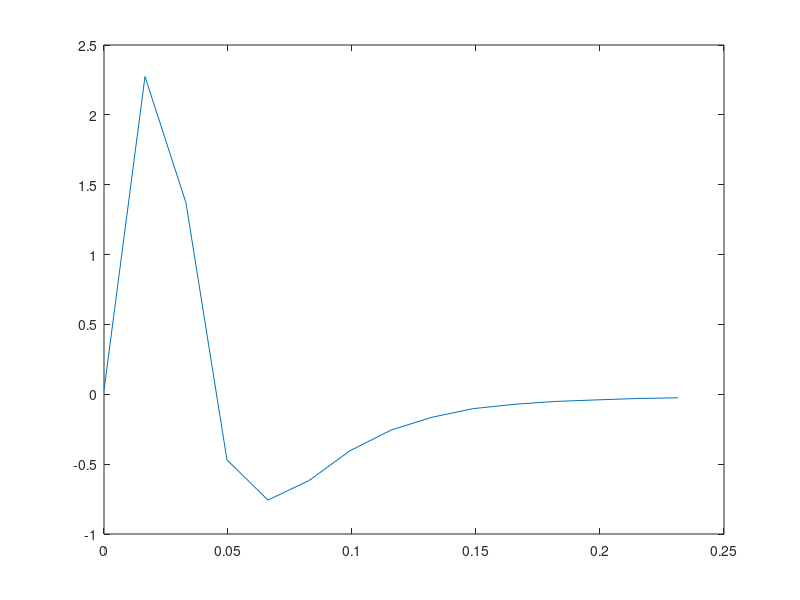

Here is the MATLAB script that generated this plot: (Note: this script raises an error after producing the figure.)
% t_viveOptimal
% 
% Build the optimal RGC stimulus for one eye of the HTC Vive

% Vive specs:
% 1080x1200 per eye, 2160x1200 total
% 2160 pixels = 110 degrees
% 19.6364 pixels per degree
% 0.0509 degrees per pixel

% For midgets, 1 pixel per degree under 10 degrees ecc


%%%%%%%%%% TO DO
% This is dendritic field - add factor for RF?
% Check that this is ON midget type spacing

% Typically we are concerned with the spacing within one class, in which
% case density is halved and the spacings should be multiplied by sqrt2.

% scale factor = ['on parasol', 'off parasol', 'on midget', 'off midget', 'sbc]
% scale factor = [18.92 0.85*18.9211 10.76 0.85*10.7629 20]
% scale midget = mean([10.76 0.85*10.7629]) = 9.95
% scaleFactor = [18.92 0.85*18.9211 10.76 0.85*10.7629 20]./9.95
%% Choose cell type
% This sets the size of the STAs for individual cells

% cellType = 'on parasol';
cellType = 'off parasol';
% cellType = 'on midget';
% cellType = 'off midget';
% cellType = 'on sbc';

% Spatial scale factor by type
% scaleFactorArr = ['on parasol', 'off parasol', 'on midget', 'off midget', 'sbc]
scaleFactorArr = [18.92 0.85*18.9211 10.76 0.85*10.7629 20]./9.95;

%% Add paths - isetbio, HLMaxFiring, RemoteDataToolbox
% addpath(genpath(isetbioRootPath))

%% Initialize movie

% Set size of movie, based on Vive specs:
% 1080x1200 per eye, 2160x1200 total

eyeLateral = 'left';
% eyeLateral = 'right';

zeroPad = 0;
szCols = 1080+zeroPad; szRows = 1080+zeroPad;
disp(['szCols:' num2str(round(szCols))]);
disp(['szRows:' num2str(round(szRows))]);

frames = 270;

fps = 90; % frames per second

% Binocular field of view (FOV)
fovCols = 110; % horizontal fov in degrees for vive: http://doc-ok.org/?p=1414
fovRows = 110;%122;

% % movieBig = 128*uint8(ones(szRows,szCols,frames));
% movieBig = single(zeros(szRows,szCols,frames));

% 2160/2 pixels = 110 degrees
% 9.82 pixels per degree
pixelsPerDegree = szCols/fovCols;
% 0.1019 degrees per pixel
degreesPerPixel = fovCols/szCols;

%% Get temporal response from physiology data

% Use the RemoteDataToolbox
% rdt = RdtClient('isetbio');

% Get data for chosen cell type
switch (cellType)
    case{'on parasol'}
%         rdt.crp('resources/data/rgc/apricot');
%         data = rdt.readArtifact('mosaicGLM_apricot_ONParasol', 'type', 'mat');
%         mosaicGLM = data.mosaicGLM;
        load('dat/mosaicGLM_apricot_ONParasol.mat');
        scaleFactor = scaleFactorArr(1);
    case{'off parasol'}
%         rdt.crp('resources/data/rgc/apricot');
%         data = rdt.readArtifact('mosaicGLM_apricot_OFFParasol', 'type', 'mat');
%         mosaicGLM = data.mosaicGLM;
        load('dat/mosaicGLM_apricot_OFFParasol.mat');
        scaleFactor = scaleFactorArr(2);
    case{'on midget'}
%         rdt.crp('resources/data/rgc/apricot');
%         data = rdt.readArtifact('mosaicGLM_apricot_ONMidget', 'type', 'mat');
%         mosaicGLM = data.mosaicGLM;
        load('dat/mosaicGLM_apricot_ONMidget.mat');
        scaleFactor = scaleFactorArr(3);
    case{'off midget'}
%         rdt.crp('resources/data/rgc/apricot');      
%         data = rdt.readArtifact('mosaicGLM_apricot_OFFMidget', 'type', 'mat');
%         mosaicGLM = data.mosaicGLM;
        load('dat/mosaicGLM_apricot_OFFMidget.mat');
        scaleFactor = scaleFactorArr(4);
    case{'on sbc','sbc'}
%         rdt.crp('resources/data/rgc/apricot');
%         data = rdt.readArtifact('mosaicGLM_apricot_sbc', 'type', 'mat');
%         mosaicGLM = data.mosaicGLM;
        load('dat/mosaicGLM_apricot_sbc.mat');
        scaleFactor = scaleFactorArr(5);
end

% Take mean impulse response function (IRF) over all the cells in the mosaic
for i = 1:length(mosaicGLM)
    irfTemp = mosaicGLM{i}.linearfilters.Stimulus.time_rk1;
    [mv,mi] = max(abs(irfTemp)); irfSign(i) = sign(irfTemp(mi));
    
    irf(i,:) = irfSign(i)*mosaicGLM{i}.linearfilters.Stimulus.time_rk1;
    
end
figure; plot([0:-1+size(irf,2)]/60.5,mean(irf));
irfMean = mean(irf);

% Make the peak IRF negative for off cells
switch (cellType)
    case{'offparasol','offmidget'}
        irfMean = -irfMean;
end

irfInterp = interp1([0:-1+size(irf,2)]/60.5,irfMean,[0:1/fps:0.2]);

%% Test spatial response
rfRadius = 5;
[so, spatialRFonedim, magnitude1STD] = buildSpatialRF(rfRadius);
% magnitude1STD
% figure; imagesc(so);

%% Get lookup table for how large RF is 
% There is an asymmetry in the size of RGC RFs over the retina

% CHECK SUPERIOR/INFERIOR
rgcDiameterLUT = scaleFactor*sqrt(2)*watsonRGCSpacing(szCols,szCols,fovRows)';

if strcmpi(eyeLateral,'right'); rgcDiameterLUT = fliplr(rgcDiameterLUT); end

degStart = -fovCols/2; degEnd = fovCols/2;
degarr = [degStart: (degEnd-degStart)/szCols : degEnd];
contourf(degarr,degarr,rgcDiameterLUT,[0:max(rgcDiameterLUT(:))/20:max(rgcDiameterLUT(:))] ); axis square
% title(sprintf('Human Midget RGC RF Size (degrees)')); colorbar; 

%% Add to big movie

% Initialize movie
movieBig = single(zeros(szRows,szCols,frames));

eccind = 0;

% Set center - Vive display is 55 degrees per eye
degCenterX = fovRows/2; degCenterY = fovCols/2;

% Set array of eccentricity values at which to put STA stimulus
eccArr = [1:1:fovCols/2 - 2];
% eccArr = [.1:.25:5 5:.5:10 10:1:27.5];

% Scale the sRF appropriately by cell type
switch (cellType)
    case{'onparasol'}
        sRFmultFactor = 2;
    case{'offparasol'}
        sRFmultFactor = 1.8;
    case{'onsbc','sbc'}
        sRFmultFactor = 2.2;
    otherwise 
        sRFmultFactor = 1;
end

% Loop over eccentricities, put STA stim at individual positions

nAngles = 128/2;
angleNoise = 0;%0.5;
eccNoise   = 0;%2.5;


for ecc = eccArr;
    eccind = eccind+1; 

    % Display how much has been done, how much to go
    [eccind length(eccArr)]    
    
    % xc = ecc*sin(theta), yc = ecc*cos(theta)
%     for xc = [-1:.25/1:1]
%         for yc = [-1:.25/1:1]

    for theta = [0 : 2*pi / nAngles : 2*pi - 2*pi/nAngles]

        % Convert theta to x,y coordinates with some angular noise
        xc = cos(theta) + angleNoise*(1/2)*(rand(1,1)-.5); 
        yc = sin(theta) + angleNoise*(1/2)*(rand(1,1)-.5);
            if ~(xc == 0 && yc == 0)

                % Add some noise to the position
                xcr = xc;% + 0*ecc*(1/2)*(rand(1,1)-.5);
                ycr = yc;% + 0*ecc*(1/2)*(rand(1,1)-.5);
                nv = norm([xcr ycr]); 
                xcn = xcr/nv; ycn = ycr/nv;

                % Get position in pixels instead of degrees
                degX = degCenterX + ecc*xcn;%ecc*(1 + eccNoise*(1/2)*(rand(1,1)-.5));%*xcn; 
                pixelX = degX*pixelsPerDegree + degX*eccNoise*(1/2)*(rand(1,1)-.5);                
                degY = degCenterY + ecc*ycn; %ecc*(1 + eccNoise*(1/2)*(rand(1,1)-.5));%ecc*ycn; 
                pixelY = degY*pixelsPerDegree + degY*eccNoise*(1/2)*(rand(1,1)-.5);

                % Get RGC RF diameter from LUT
                LUTshift = (szRows - size(rgcDiameterLUT,1)+1)/2;
                %disp(-LUTshift+round(pixelX));
                %disp(round(pixelY));
                if (-LUTshift+round(pixelX)) > 0
                    rgcDiameterDegrees = sRFmultFactor*rgcDiameterLUT(-LUTshift+round(pixelX),round(pixelY));
                else
                    rgcDiameterDegrees = sRFmultFactor*rgcDiameterLUT(1,round(pixelY));
                end
                rgcDiameterPixels = rgcDiameterDegrees*pixelsPerDegree;

                rgcRadiusPixels = rgcDiameterPixels/2;

                % Build spatial RF according to diameter
                % If less than one pixel, only use one pixel
                % if ecc>5/(scaleFactor*sqrt(2))
                if rgcDiameterDegrees > degreesPerPixel
                    [so, spatialRFonedim, magnitude1STD] = buildSpatialRF(rgcRadiusPixels);
                    so = so./max(abs(so(:)));
                else
                    so = 1;
                end

                % Add temporal resopnse
                sta = so(:)*irfInterp;
                % sta3 = round(128+127* (reshape(sta,[size(so,1),size(so,2),size(irfMean,2)]))./max(abs(sta(:))) );
                sta3 = ( (reshape(sta,[size(so,1),size(so,2),size(irfInterp,2)])) );

                % Get start and end position values for adding in STA
                % stimulus
                xcvecst = pixelX - ceil(size(sta3,1)/2) + 1;
                xcvecend = pixelX + floor(size(sta3,1)/2);
                ycvecst = pixelY - ceil(size(sta3,1)/2) + 1;
                ycvecend = pixelY + floor(size(sta3,1)/2);

                % Choose random starting time points for stimulus
                rstart = round((200-1)*rand(12,1))+1;

                if eccind < (length(eccArr) - 2)
                    tind = 1;%:2
                        movieBig(round(xcvecst:xcvecend),round(ycvecst:ycvecend),rstart:rstart+length(irfInterp)-1) = ...
                            movieBig(round(xcvecst:xcvecend),round(ycvecst:ycvecend),rstart:rstart+length(irfInterp)-1) + (sta3);
                end


%                     % Choose random starting time points for stimulus
%                 rstart = round((200-15)*rand(5,1))+1;
%                 
%                 for tind = 1:length(rstart)
%                     movieBig(round(xcvecst:xcvecend),round(ycvecst:ycvecend),rstart(tind):rstart(tind)+length(irfMean)-1) = ...
%                         movieBig(round(xcvecst:xcvecend),round(ycvecst:ycvecend),rstart(tind):rstart(tind)+length(irfMean)-1) + (sta3);
%                 end

            end
    %         end
    end
    
end

figure; imagesc(-szRows/2+1:szRows/2,-szCols/2+1:szCols/2,sum(movieBig,3)); colormap gray; 
axis(2*[-100 100 -100 100]); axis equal

%% Check size of RFs

checkFlag = 0;
if checkFlag
figure; 
subplot(122);
imagesc(-szRows/2+1:szRows/2,-szCols/2+1:szCols/2,sum(movieBig,3)); colormap gray; 
axis equal; 
axis(2*[-100 100 -100 100]);
caxis([-.5 .75]);
subplot(121); 
% contourf(-szRows/2+1:szRows/2,-szCols/2+1:szCols/2,rgcDiameterLUT);
contourf(pixelsPerDegree*degarr,pixelsPerDegree*degarr,rgcDiameterLUT,[0:max(rgcDiameterLUT(:))/100:max(rgcDiameterLUT(:))] ); axis equal
colormap parula
axis equal;  
axis(2*[-100 100 -100 100]); 
caxis([0 1]);
end

%% Plot sum of frames over time
moviePiece = movieBig(:,:,50+[1:50]);
maxMovie = max(abs(moviePiece(:)));
medMovie = median(moviePiece(:));
clear moviePiece

movieSmall = uint8(128 + 127*movieBig/maxMovie);

movieSmall(end,end,:) = 128; movieSmall(end-1,end,:) = 128;
figure; imagesc(sum(movieSmall,3)); colormap gray; axis equal

% clear movieBig

%% Show movie and save
disp('creating movie now...');
% p.save = false;% 
p.save = true;
p.vname = ['/Users/james/Documents/matlab/HLMaxFiring/test_April7_fps' num2str(fps) '.avi']
% p.vname = ['C:\Users\laha\Documents\GitHub\regenInVR\media\test_April7_fps' num2str(fps) '.avi'];
% p.vname = 'test_April7.avi';
p.FrameRate = fps;
figure; 
% set(gcf,'position',[1000         157        1411        1181]);
set(gcf,'position',[0 0   szRows   szCols]);

%disp('test1')
%ieMovie(movieBig(:,:,1:100), p);
%ieMovie(movieBig, p);
%disp('test2')

% ieMovie(movieBig(:,:,1:100));
% ieMovie(movieSmall(:,:,1:100));

movieSmall(end,end,:) = 0; movieSmall(end-1,end,:) = 255;


if p.save
    vObj = VideoWriter(p.vname);%,'Uncompressed AVI');
    vObj.FrameRate = p.FrameRate;
    vObj.Quality = 100;
    open(vObj);
% end

for fr = 1:size(movieSmall,3)
%     imagesc(movieBig(:,:,fr)); colormap gray    
%     imagesc(movieSmall(:,:,fr)); colormap gray; 
%     axis image; set(gca,'xticklabel','','yticklabel','');
    if p.save  
%         F = getframe(gca);%,[0 0 szRows szCols]); 
        F = movieSmall(:,:,fr);
        writeVideo(vObj,F); 
    end
%     drawnow;
end

% Write the video object if save is true
% if p.save
    close(vObj);
end
